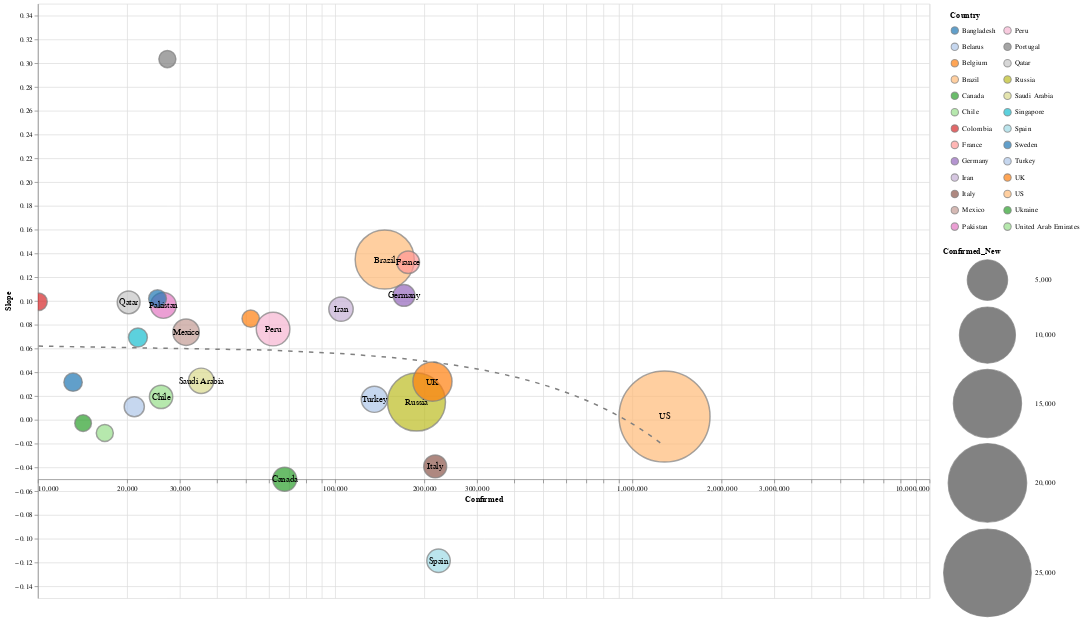

The cell this chart's notebook holds for it:
### Code cell
slope_chart(country_level, 'Country', -160, xscale='log', limit=500, scale=5).properties(
    width=1200,
    height=800
).interactive()

### Figure 1 — Vega-Lite specification as saved in the notebook (floating-point values rounded to 4 significant figures)
{"config": {"view": {"continuousWidth": 400, "continuousHeight": 300}}, "layer": [{"mark": {"type": "point", "filled": true, "stroke": "grey"}, "encoding": {"color": {"type": "nominal", "field": "Country", "legend": {"clipHeight": 20, "columns": 2, "padding": 10}, "scale": {"scheme": "category20"}}, "size": {"type": "quantitative", "field": "Confirmed_New", "scale": {"domain": [504.0, 26910.0], "range": [500, 15000]}}, "tooltip": [{"type": "nominal", "field": "Country"}, {"type": "quantitative", "field": "Confirmed"}, {"type": "quantitative", "field": "Slope"}, {"type": "quantitative", "field": "Confirmed_New"}], "x": {"type": "quantitative", "axis": {"offset": -160}, "field": "Confirmed", "scale": {"type": "log"}}, "y": {"type": "quantitative", "field": "Slope"}}, "selection": {"selector472": {"type": "interval", "bind": "scales", "encodings": ["x", "y"]}}}, {"mark": "text", "encoding": {"color": {"value": "black"}, "size": {"value": 12}, "text": {"type": "nominal", "field": "Country"}, "tooltip": [{"type": "nominal", "field": "Country"}, {"type": "quantitative", "field": "Confirmed"}, {"type": "quantitative", "field": "Slope"}, {"type": "quantitative", "field": "Confirmed_New"}], "x": {"type": "quantitative", "axis": {"offset": -160}, "field": "Confirmed", "scale": {"type": "log"}}, "y": {"type": "quantitative", "field": "Slope"}}, "transform": [{"filter": "(datum['Confirmed_New'] > 1000)"}]}, {"mark": {"type": "line", "strokeDash": [6, 8]}, "encoding": {"color": {"value": "grey"}, "size": {"value": 2}, "tooltip": [{"type": "nominal", "field": "Country"}, {"type": "quantitative", "field": "Confirmed"}, {"type": "quantitative", "field": "Slope"}, {"type": "quantitative", "field": "Confirmed_New"}], "x": {"type": "quantitative", "axis": {"offset": -160}, "field": "Confirmed", "scale": {"type": "log"}}, "y": {"type": "quantitative", "field": "Slope"}}, "transform": [{"on": "Confirmed", "regression": "Slope", "method": "poly", "order": 1}]}], "data": {"name": "data-6eb9ef58382b35e46914a169fed6a6e2"}, "height": 800, "width": 1200, "$schema": "https://vega.github.io/schema/vega-lite/v4.0.2.json", "datasets": {"data-6eb9ef58382b35e46914a169fed6a6e2": [{"Country": "Bangladesh", "Date": "05-08-2020", "Confirmed": 13130.0, "Deaths": 206.0, "Recovered": 2101.0, "Confirmed_New": 709.0, "Deaths_New": 7.0, "Recovered_New": 191.0, "Active": 10830.0, "Slope": 0.03165}, {"Country": "Belarus", "Date": "05-08-2020", "Confirmed": 21100.0, "Deaths": 121.0, "Recovered": 5484.0, "Confirmed_New": 933.0, "Deaths_New": 5.0, "Recovered_New": 417.0, "Active": 15500.0, "Slope": 0.01101}, {"Country": "Belgium", "Date": "05-08-2020", "Confirmed": 52010.0, "Deaths": 8521.0, "Recovered": 13200.0, "Confirmed_New": 591.0, "Deaths_New": 106.0, "Recovered_New": 221.0, "Active": 30290.0, "Slope": 0.08511}, {"Country": "Brazil", "Date": "05-08-2020", "Confirmed": 146900.0, "Deaths": 10020.0, "Recovered": 59300.0, "Confirmed_New": 11120.0, "Deaths_New": 827.0, "Recovered_New": 3947.0, "Active": 77580.0, "Slope": 0.1348}, {"Country": "Canada", "Date": "05-08-2020", "Confirmed": 67670.0, "Deaths": 4697.0, "Recovered": 30240.0, "Confirmed_New": 1473.0, "Deaths_New": 156.0, "Recovered_New": 979.0, "Active": 32740.0, "Slope": -0.04999}, {"Country": "Chile", "Date": "05-08-2020", "Confirmed": 25970.0, "Deaths": 294.0, "Recovered": 12160.0, "Confirmed_New": 1391.0, "Deaths_New": 9.0, "Recovered_New": 496.0, "Active": 13520.0, "Slope": 0.01929}, {"Country": "Colombia", "Date": "05-08-2020", "Confirmed": 10050.0, "Deaths": 428.0, "Recovered": 2424.0, "Confirmed_New": 595.0, "Deaths_New": 21.0, "Recovered_New": 124.0, "Active": 7199.0, "Slope": 0.09929}, {"Country": "France", "Date": "05-08-2020", "Confirmed": 176200.0, "Deaths": 26230.0, "Recovered": 55890.0, "Confirmed_New": 1284.0, "Deaths_New": 243.0, "Recovered_New": 701.0, "Active": 94080.0, "Slope": 0.1325}, {"Country": "Germany", "Date": "05-08-2020", "Confirmed": 170600.0, "Deaths": 7510.0, "Recovered": 141700.0, "Confirmed_New": 1158.0, "Deaths_New": 118.0, "Recovered_New": 0.0, "Active": 21380.0, "Slope": 0.1046}, {"Country": "Iran", "Date": "05-08-2020", "Confirmed": 104700.0, "Deaths": 6541.0, "Recovered": 83840.0, "Confirmed_New": 1556.0, "Deaths_New": 55.0, "Recovered_New": 1093.0, "Active": 14310.0, "Slope": 0.09313}, {"Country": "Italy", "Date": "05-08-2020", "Confirmed": 217200.0, "Deaths": 30200.0, "Recovered": 99020.0, "Confirmed_New": 1327.0, "Deaths_New": 243.0, "Recovered_New": 2747.0, "Active": 87960.0, "Slope": -0.0392}, {"Country": "Mexico", "Date": "05-08-2020", "Confirmed": 31520.0, "Deaths": 3160.0, "Recovered": 20310.0, "Confirmed_New": 1906.0, "Deaths_New": 199.0, "Recovered_New": 2533.0, "Active": 8048.0, "Slope": 0.07366}, {"Country": "Pakistan", "Date": "05-08-2020", "Confirmed": 26440.0, "Deaths": 599.0, "Recovered": 7530.0, "Confirmed_New": 1791.0, "Deaths_New": 14.0, "Recovered_New": 1066.0, "Active": 18310.0, "Slope": 0.09617}, {"Country": "Peru", "Date": "05-08-2020", "Confirmed": 61850.0, "Deaths": 1714.0, "Recovered": 19010.0, "Confirmed_New": 3321.0, "Deaths_New": 87.0, "Recovered_New": 624.0, "Active": 41120.0, "Slope": 0.07632}, {"Country": "Portugal", "Date": "05-08-2020", "Confirmed": 27270.0, "Deaths": 1114.0, "Recovered": 2422.0, "Confirmed_New": 553.0, "Deaths_New": 9.0, "Recovered_New": 164.0, "Active": 23730.0, "Slope": 0.3034}, {"Country": "Qatar", "Date": "05-08-2020", "Confirmed": 20200.0, "Deaths": 12.0, "Recovered": 2370.0, "Confirmed_New": 1311.0, "Deaths_New": 0.0, "Recovered_New": 84.0, "Active": 17820.0, "Slope": 0.09882}, {"Country": "Russia", "Date": "05-08-2020", "Confirmed": 187900.0, "Deaths": 1723.0, "Recovered": 26610.0, "Confirmed_New": 10700.0, "Deaths_New": 98.0, "Recovered_New": 2805.0, "Active": 159500.0, "Slope": 0.0149}, {"Country": "Saudi Arabia", "Date": "05-08-2020", "Confirmed": 35430.0, "Deaths": 229.0, "Recovered": 9120.0, "Confirmed_New": 1701.0, "Deaths_New": 10.0, "Recovered_New": 1322.0, "Active": 26080.0, "Slope": 0.03283}, {"Country": "Singapore", "Date": "05-08-2020", "Confirmed": 21710.0, "Deaths": 20.0, "Recovered": 2040.0, "Confirmed_New": 768.0, "Deaths_New": 0.0, "Recovered_New": 328.0, "Active": 19650.0, "Slope": 0.06921}, {"Country": "Spain", "Date": "05-08-2020", "Confirmed": 222900.0, "Deaths": 26300.0, "Recovered": 131100.0, "Confirmed_New": 1410.0, "Deaths_New": 229.0, "Recovered_New": 2637.0, "Active": 65410.0, "Slope": -0.1185}, {"Country": "Sweden", "Date": "05-08-2020", "Confirmed": 25260.0, "Deaths": 3175.0, "Recovered": 4971.0, "Confirmed_New": 642.0, "Deaths_New": 135.0, "Recovered_New": 0.0, "Active": 17120.0, "Slope": 0.1019}, {"Country": "Turkey", "Date": "05-08-2020", "Confirmed": 135600.0, "Deaths": 3689.0, "Recovered": 86400.0, "Confirmed_New": 1848.0, "Deaths_New": 48.0, "Recovered_New": 3412.0, "Active": 45480.0, "Slope": 0.01724}, {"Country": "UK", "Date": "05-08-2020", "Confirmed": 212600.0, "Deaths": 31320.0, "Recovered": 997.0, "Confirmed_New": 4652.0, "Deaths_New": 627.0, "Recovered_New": 27.0, "Active": 180300.0, "Slope": 0.03214}, {"Country": "US", "Date": "05-08-2020", "Confirmed": 1284000.0, "Deaths": 77180.0, "Recovered": 199000.0, "Confirmed_New": 26910.0, "Deaths_New": 1518.0, "Recovered_New": 3957.0, "Active": 1008000.0, "Slope": 0.00278}, {"Country": "Ukraine", "Date": "05-08-2020", "Confirmed": 14200.0, "Deaths": 361.0, "Recovered": 2706.0, "Confirmed_New": 504.0, "Deaths_New": 21.0, "Recovered_New": 310.0, "Active": 11130.0, "Slope": -0.002806}, {"Country": "United Arab Emirates", "Date": "05-08-2020", "Confirmed": 16790.0, "Deaths": 174.0, "Recovered": 3837.0, "Confirmed_New": 553.0, "Deaths_New": 9.0, "Recovered_New": 265.0, "Active": 12780.0, "Slope": -0.01107}]}}
